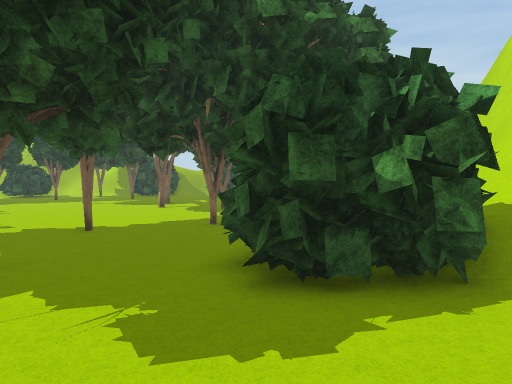
view 1 (above)

20 first-person views from a walk through a Unity game level. The camera is 1.5 m above the floor, tilts 2° down and sees 70° across. The floor is counted in squares, 2 m on a side. Each view is taken from the middle of a square. On the plan, view 1 faces up. The plan holds only what a view shows up to about 11 squares ahead; the rest is blank. The place goes on beyond the plan. The player is left out. Some surface patterns are stand-ins.

view 2
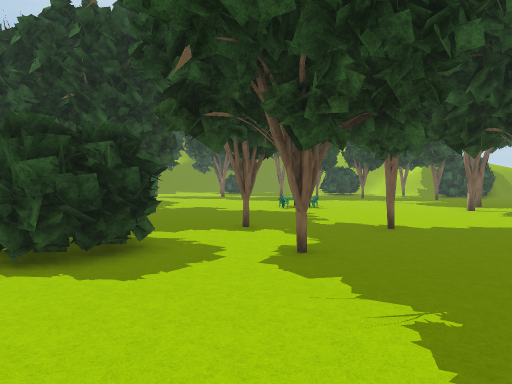

view 3
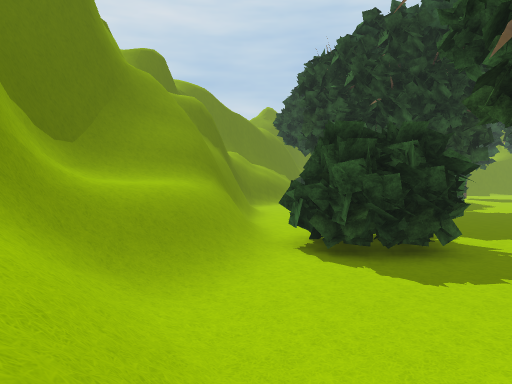

view 4
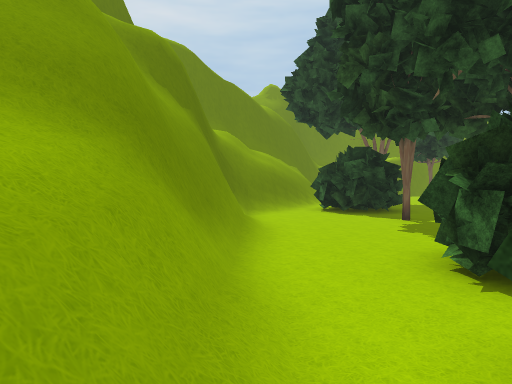

view 5
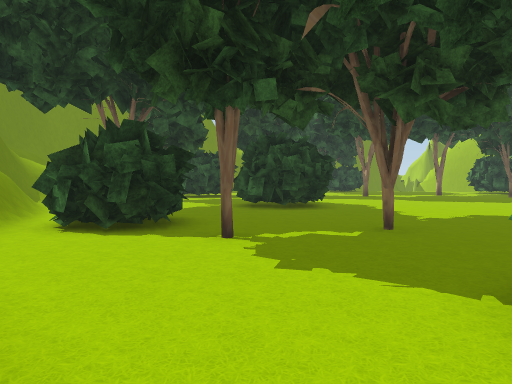

view 6
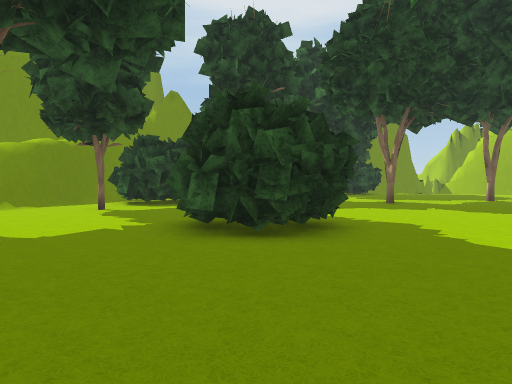

view 7
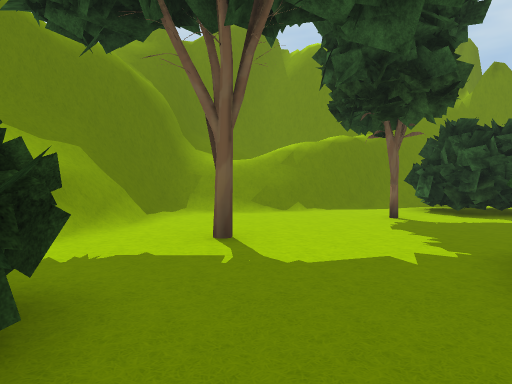

view 8
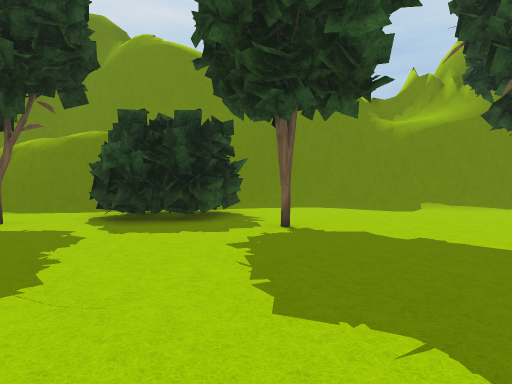

view 9
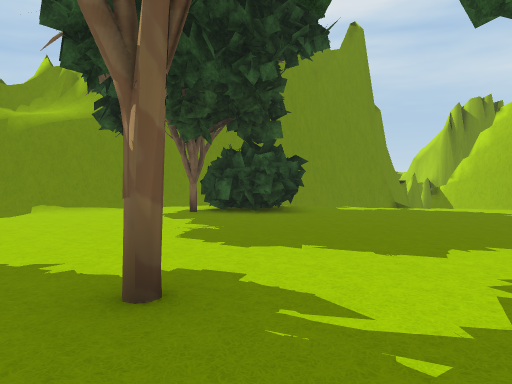

view 10
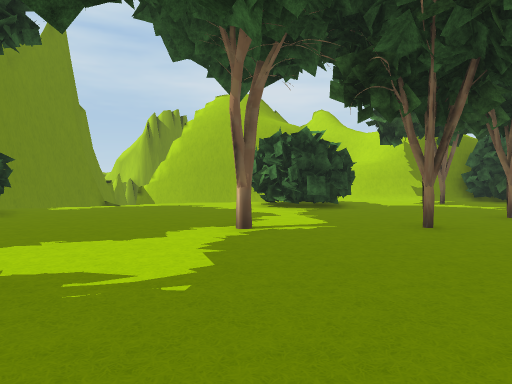

view 11
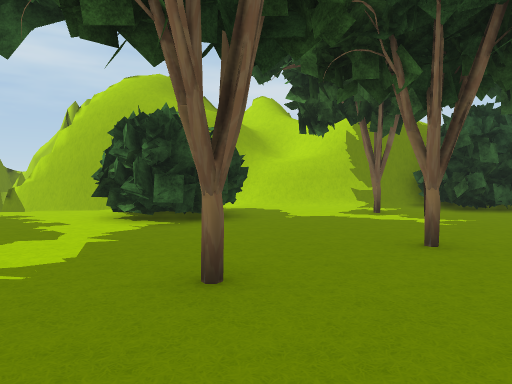

view 12
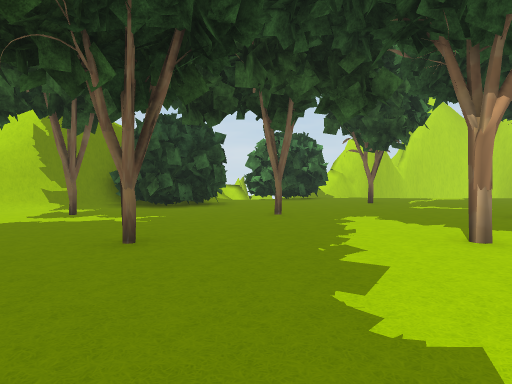

view 13
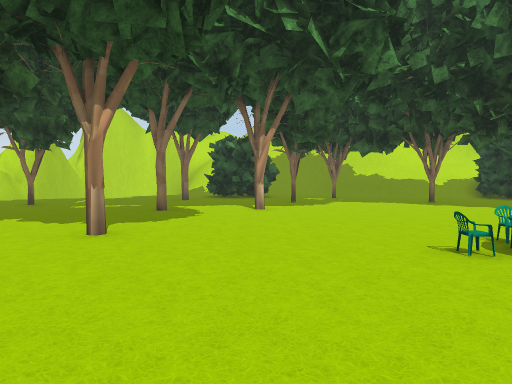

view 14
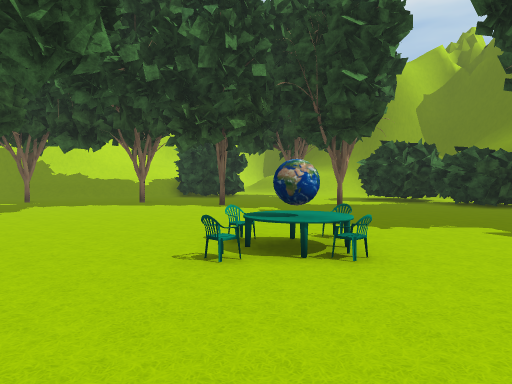

view 15
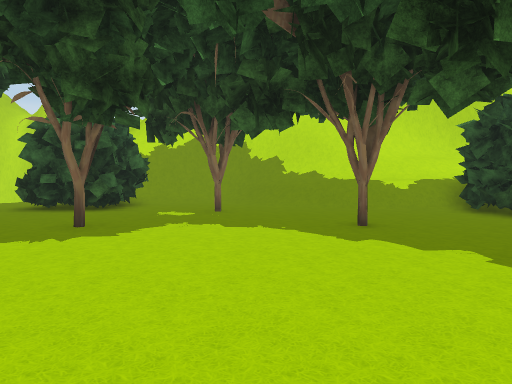

view 16
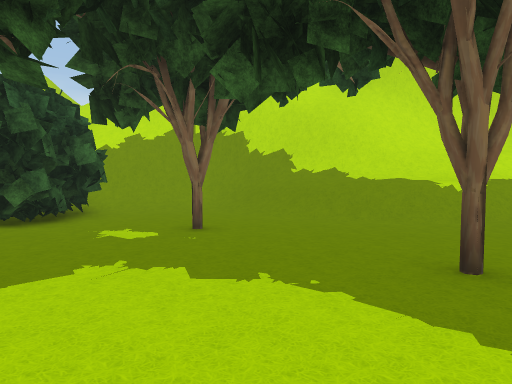

view 17
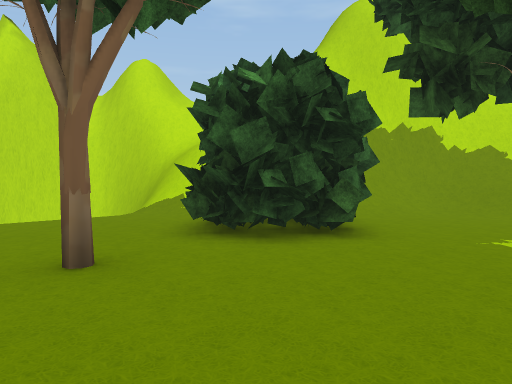

view 18
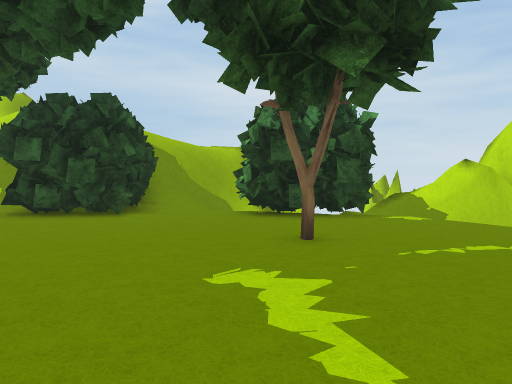

view 19
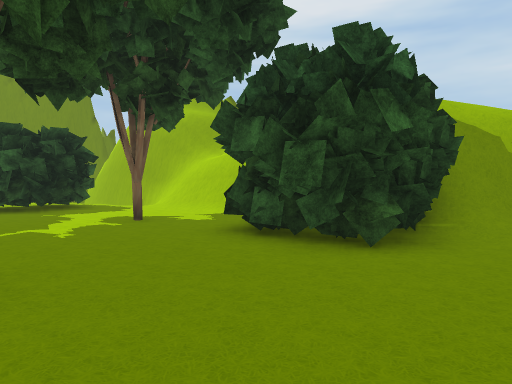

view 20
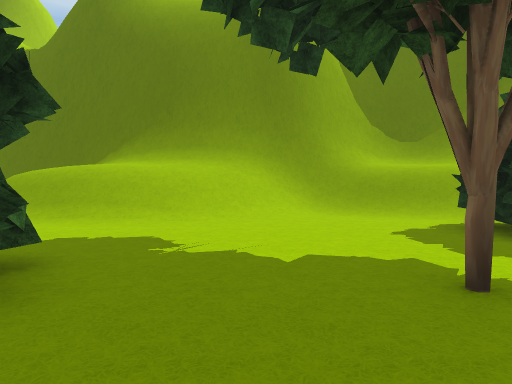

### Floor plan
Key: @ floor where view 1 was taken; # wall or solid block; . floor; / step, stairs or slope; = window, fence, low wall or low ledge; v drop or lower ground; O other object.
Columns run from 27 left of view 1 to 8 right of it. Each row starts with its distance up from view 1.
 28                      ####
 27         ###  #########//
 26              //////O O//O O/=##
 25          =/ OO.....OOO..OOO//##
 24        =...OOO...O..OO....O.
 23      =.....OOOO............./     ##
 22      .......O............O...     v#
 21      OO.............O.......       #
 20  #/.OO..........O..........  ..   v#
 19  #/.O......O..O............ ..../v##
 18  #/........................O..../##
 17  #/................O...O.....OO./#
 16 ##...........................OO  #
 15 #........O.............O.....OOO/#
 14 #............  ...........O....O/#
 13 #............ ....O............./#
 12 ##...O...........OO..........O../#
 11  # OO............OO............//#
 10  # OOO........................///#
  9  #OOO...  OO.......  .....O...//##
  8  ##..O...OOO...........O.....///##
  7  =#......OO..................////#
  6   #=.................O.....OOO///#
  5   ##...O......O........O...OO ///#
  4    #......OO.....OO.....#..OOO/  #
  3    ###....OOOO...OOOOO.......O
  2     #####.OO.....OO  OO.......
  1         ###/........OO........
  0           ##///////////..//@///
 -1            ########////////////
 -2                 #//////=##////
 -3                 #################

Positions as (right, up) in squares from view 1, and headings:
1: (0, 0), facing up
2: (0, 0), facing up-left
3: (0, 0), facing left
4: (-6, 0), facing left
5: (-10, 0), facing up-left
6: (-13, 4), facing up-left
7: (-15, 5), facing left
8: (-16, 12), facing left
9: (-16, 14), facing up-left
10: (-16, 13), facing up
11: (-13, 16), facing up
12: (-13, 16), facing up-right
13: (-13, 15), facing right
14: (-12, 15), facing down-right
15: (-7, 11), facing right
16: (-4, 11), facing right
17: (-3, 16), facing right
18: (-3, 17), facing up
19: (-4, 21), facing up-left
20: (-2, 7), facing down
